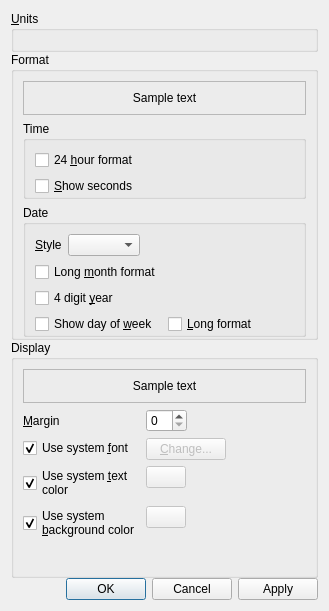
<?xml version="1.0" encoding="UTF-8"?>
<ui version="4.0">
 <class>INFORMATIONOPTIONSDIALOGUI_C</class>
 <widget class="QDialog" name="INFORMATIONOPTIONSDIALOGUI_C">
  <property name="geometry">
   <rect>
    <x>0</x>
    <y>0</y>
    <width>329</width>
    <height>611</height>
   </rect>
  </property>
  <property name="sizePolicy">
   <sizepolicy hsizetype="Preferred" vsizetype="Fixed">
    <horstretch>0</horstretch>
    <verstretch>0</verstretch>
   </sizepolicy>
  </property>
  <property name="windowTitle">
   <string>Information Options</string>
  </property>
  <property name="windowIcon">
   <iconset resource="../resources/moonphaseqt.qrc">
    <normaloff>:/MoonPhaseQtIcon</normaloff>:/MoonPhaseQtIcon</iconset>
  </property>
  <layout class="QVBoxLayout" name="verticalLayout_3">
   <property name="spacing">
    <number>0</number>
   </property>
   <item>
    <widget class="QGroupBox" name="m_pUnitsGroupBox">
     <property name="sizePolicy">
      <sizepolicy hsizetype="Preferred" vsizetype="Fixed">
       <horstretch>0</horstretch>
       <verstretch>0</verstretch>
      </sizepolicy>
     </property>
     <property name="title">
      <string>&amp;Units</string>
     </property>
     <layout class="QVBoxLayout" name="m_pUnitsVLayout"/>
    </widget>
   </item>
   <item>
    <widget class="QGroupBox" name="m_pFormatGroupBox">
     <property name="sizePolicy">
      <sizepolicy hsizetype="Preferred" vsizetype="Fixed">
       <horstretch>0</horstretch>
       <verstretch>0</verstretch>
      </sizepolicy>
     </property>
     <property name="title">
      <string>Format</string>
     </property>
     <layout class="QVBoxLayout" name="m_pFormatVLayout">
      <property name="bottomMargin">
       <number>0</number>
      </property>
      <item>
       <widget class="QFrame" name="m_pFormatSampleTextFrame">
        <property name="sizePolicy">
         <sizepolicy hsizetype="Preferred" vsizetype="Fixed">
          <horstretch>0</horstretch>
          <verstretch>0</verstretch>
         </sizepolicy>
        </property>
        <property name="frameShape">
         <enum>QFrame::StyledPanel</enum>
        </property>
        <property name="frameShadow">
         <enum>QFrame::Raised</enum>
        </property>
        <layout class="QGridLayout" name="gridLayout_3">
         <item row="0" column="0">
          <widget class="QLabel" name="m_pFormatSampleTextLabel">
           <property name="text">
            <string>Sample text</string>
           </property>
           <property name="alignment">
            <set>Qt::AlignCenter</set>
           </property>
          </widget>
         </item>
        </layout>
       </widget>
      </item>
      <item>
       <widget class="QGroupBox" name="m_pTimeGroupBox">
        <property name="title">
         <string>Time</string>
        </property>
        <layout class="QVBoxLayout" name="verticalLayout_2">
         <property name="bottomMargin">
          <number>0</number>
         </property>
         <item>
          <widget class="QCheckBox" name="m_p24HourFormatCheckBox">
           <property name="text">
            <string>24 &amp;hour format</string>
           </property>
          </widget>
         </item>
         <item>
          <widget class="QCheckBox" name="m_pShowSecondsCheckBox">
           <property name="text">
            <string>&amp;Show seconds</string>
           </property>
          </widget>
         </item>
        </layout>
       </widget>
      </item>
      <item>
       <widget class="QGroupBox" name="m_pDateGroupBox">
        <property name="title">
         <string>Date</string>
        </property>
        <layout class="QVBoxLayout" name="m_pDateVLayout">
         <property name="bottomMargin">
          <number>0</number>
         </property>
         <item>
          <layout class="QFormLayout" name="m_pStyleFLayout">
           <item row="0" column="0">
            <widget class="QLabel" name="m_pStyleLabel">
             <property name="text">
              <string>&amp;Style</string>
             </property>
             <property name="buddy">
              <cstring>m_pStyleComboBox</cstring>
             </property>
            </widget>
           </item>
           <item row="0" column="1">
            <widget class="QComboBox" name="m_pStyleComboBox">
             <property name="sizePolicy">
              <sizepolicy hsizetype="Fixed" vsizetype="Fixed">
               <horstretch>0</horstretch>
               <verstretch>0</verstretch>
              </sizepolicy>
             </property>
            </widget>
           </item>
          </layout>
         </item>
         <item>
          <layout class="QFormLayout" name="formLayout">
           <item row="1" column="0">
            <widget class="QCheckBox" name="m_pLongMonthFormatCheckBox">
             <property name="text">
              <string>Long &amp;month format</string>
             </property>
            </widget>
           </item>
           <item row="3" column="0">
            <widget class="QCheckBox" name="m_pShowDayOfWeekCheckBox">
             <property name="text">
              <string>Show day of &amp;week</string>
             </property>
            </widget>
           </item>
           <item row="3" column="1">
            <widget class="QCheckBox" name="m_pLongDayOfWeekFormatCheckBox">
             <property name="enabled">
              <bool>true</bool>
             </property>
             <property name="text">
              <string>&amp;Long format</string>
             </property>
            </widget>
           </item>
           <item row="2" column="0">
            <widget class="QCheckBox" name="m_p4DigitYearCheckBox">
             <property name="text">
              <string>4 digit &amp;year</string>
             </property>
            </widget>
           </item>
          </layout>
         </item>
        </layout>
       </widget>
      </item>
     </layout>
    </widget>
   </item>
   <item>
    <widget class="QGroupBox" name="m_pDisplayGroupBox">
     <property name="title">
      <string>Display</string>
     </property>
     <layout class="QVBoxLayout" name="m_pDisplayVLayout">
      <item>
       <widget class="QFrame" name="m_pDisplaySampleTextFrame">
        <property name="sizePolicy">
         <sizepolicy hsizetype="Preferred" vsizetype="Fixed">
          <horstretch>0</horstretch>
          <verstretch>0</verstretch>
         </sizepolicy>
        </property>
        <property name="frameShape">
         <enum>QFrame::StyledPanel</enum>
        </property>
        <property name="frameShadow">
         <enum>QFrame::Raised</enum>
        </property>
        <layout class="QGridLayout" name="gridLayout_2">
         <item row="0" column="0">
          <widget class="QLabel" name="m_pDisplaySampleTextLabel">
           <property name="text">
            <string>Sample text</string>
           </property>
           <property name="alignment">
            <set>Qt::AlignCenter</set>
           </property>
          </widget>
         </item>
        </layout>
       </widget>
      </item>
      <item>
       <layout class="QFormLayout" name="m_pColorFLayout">
        <property name="fieldGrowthPolicy">
         <enum>QFormLayout::FieldsStayAtSizeHint</enum>
        </property>
        <item row="2" column="1">
         <widget class="QwwColorButton" name="m_pTextColorButton">
          <property name="enabled">
           <bool>false</bool>
          </property>
          <property name="sizePolicy">
           <sizepolicy hsizetype="Fixed" vsizetype="Fixed">
            <horstretch>0</horstretch>
            <verstretch>0</verstretch>
           </sizepolicy>
          </property>
          <property name="text">
           <string/>
          </property>
          <property name="showName">
           <bool>false</bool>
          </property>
         </widget>
        </item>
        <item row="3" column="1">
         <widget class="QwwColorButton" name="m_pBackgroundColorButton">
          <property name="enabled">
           <bool>false</bool>
          </property>
          <property name="sizePolicy">
           <sizepolicy hsizetype="Fixed" vsizetype="Fixed">
            <horstretch>0</horstretch>
            <verstretch>0</verstretch>
           </sizepolicy>
          </property>
          <property name="text">
           <string/>
          </property>
          <property name="showName">
           <bool>false</bool>
          </property>
         </widget>
        </item>
        <item row="2" column="0">
         <widget class="QCheckBox" name="m_pUseSystemTextColorCheckBox">
          <property name="text">
           <string>Use system &amp;text
color</string>
          </property>
          <property name="checked">
           <bool>true</bool>
          </property>
         </widget>
        </item>
        <item row="3" column="0">
         <widget class="QCheckBox" name="m_pUseSystemBackgroundColorCheckBox">
          <property name="text">
           <string>Use system
&amp;background color</string>
          </property>
          <property name="checked">
           <bool>true</bool>
          </property>
         </widget>
        </item>
        <item row="1" column="0">
         <widget class="QCheckBox" name="m_pUseSystemFontCheckBox">
          <property name="text">
           <string>Use system &amp;font</string>
          </property>
          <property name="checked">
           <bool>true</bool>
          </property>
         </widget>
        </item>
        <item row="1" column="1">
         <widget class="QPushButton" name="m_pChangeFontButton">
          <property name="enabled">
           <bool>false</bool>
          </property>
          <property name="sizePolicy">
           <sizepolicy hsizetype="Fixed" vsizetype="Fixed">
            <horstretch>0</horstretch>
            <verstretch>0</verstretch>
           </sizepolicy>
          </property>
          <property name="text">
           <string>&amp;Change...</string>
          </property>
         </widget>
        </item>
        <item row="0" column="0">
         <widget class="QLabel" name="m_pMarginLabel">
          <property name="text">
           <string>&amp;Margin</string>
          </property>
          <property name="buddy">
           <cstring>m_pMarginSpinBox</cstring>
          </property>
         </widget>
        </item>
        <item row="0" column="1">
         <widget class="QSpinBox" name="m_pMarginSpinBox">
          <property name="sizePolicy">
           <sizepolicy hsizetype="Minimum" vsizetype="Fixed">
            <horstretch>0</horstretch>
            <verstretch>0</verstretch>
           </sizepolicy>
          </property>
         </widget>
        </item>
       </layout>
      </item>
     </layout>
    </widget>
   </item>
   <item>
    <widget class="QDialogButtonBox" name="m_pButtonBox">
     <property name="orientation">
      <enum>Qt::Horizontal</enum>
     </property>
     <property name="standardButtons">
      <set>QDialogButtonBox::Apply|QDialogButtonBox::Cancel|QDialogButtonBox::Ok</set>
     </property>
    </widget>
   </item>
  </layout>
 </widget>
 <customwidgets>
  <customwidget>
   <class>QwwColorButton</class>
   <extends>QPushButton</extends>
   <header>qwwcolorbutton.h</header>
  </customwidget>
 </customwidgets>
 <resources>
  <include location="../resources/moonphaseqt.qrc"/>
 </resources>
 <connections>
  <connection>
   <sender>m_pChangeFontButton</sender>
   <signal>clicked()</signal>
   <receiver>INFORMATIONOPTIONSDIALOGUI_C</receiver>
   <slot>ChangeFontButtonClickedSlot()</slot>
   <hints>
    <hint type="sourcelabel">
     <x>253</x>
     <y>474</y>
    </hint>
    <hint type="destinationlabel">
     <x>251</x>
     <y>281</y>
    </hint>
   </hints>
  </connection>
  <connection>
   <sender>m_pTextColorButton</sender>
   <signal>colorPicked(QColor)</signal>
   <receiver>INFORMATIONOPTIONSDIALOGUI_C</receiver>
   <slot>TextColorPickedSlot(QColor)</slot>
   <hints>
    <hint type="sourcelabel">
     <x>212</x>
     <y>512</y>
    </hint>
    <hint type="destinationlabel">
     <x>264</x>
     <y>288</y>
    </hint>
   </hints>
  </connection>
  <connection>
   <sender>m_pBackgroundColorButton</sender>
   <signal>colorPicked(QColor)</signal>
   <receiver>INFORMATIONOPTIONSDIALOGUI_C</receiver>
   <slot>BackgroundColorPickedSlot(QColor)</slot>
   <hints>
    <hint type="sourcelabel">
     <x>212</x>
     <y>556</y>
    </hint>
    <hint type="destinationlabel">
     <x>242</x>
     <y>288</y>
    </hint>
   </hints>
  </connection>
  <connection>
   <sender>m_pButtonBox</sender>
   <signal>clicked(QAbstractButton*)</signal>
   <receiver>INFORMATIONOPTIONSDIALOGUI_C</receiver>
   <slot>ButtonBoxButtonClickedSlot(QAbstractButton*)</slot>
   <hints>
    <hint type="sourcelabel">
     <x>160</x>
     <y>601</y>
    </hint>
    <hint type="destinationlabel">
     <x>142</x>
     <y>160</y>
    </hint>
   </hints>
  </connection>
  <connection>
   <sender>m_p24HourFormatCheckBox</sender>
   <signal>clicked()</signal>
   <receiver>INFORMATIONOPTIONSDIALOGUI_C</receiver>
   <slot>OptionChangedSlot()</slot>
   <hints>
    <hint type="sourcelabel">
     <x>172</x>
     <y>148</y>
    </hint>
    <hint type="destinationlabel">
     <x>164</x>
     <y>305</y>
    </hint>
   </hints>
  </connection>
  <connection>
   <sender>m_pShowSecondsCheckBox</sender>
   <signal>clicked()</signal>
   <receiver>INFORMATIONOPTIONSDIALOGUI_C</receiver>
   <slot>OptionChangedSlot()</slot>
   <hints>
    <hint type="sourcelabel">
     <x>172</x>
     <y>176</y>
    </hint>
    <hint type="destinationlabel">
     <x>164</x>
     <y>305</y>
    </hint>
   </hints>
  </connection>
  <connection>
   <sender>m_pStyleComboBox</sender>
   <signal>currentIndexChanged(int)</signal>
   <receiver>INFORMATIONOPTIONSDIALOGUI_C</receiver>
   <slot>OptionChangedSlot()</slot>
   <hints>
    <hint type="sourcelabel">
     <x>117</x>
     <y>235</y>
    </hint>
    <hint type="destinationlabel">
     <x>164</x>
     <y>305</y>
    </hint>
   </hints>
  </connection>
  <connection>
   <sender>m_pLongMonthFormatCheckBox</sender>
   <signal>clicked()</signal>
   <receiver>INFORMATIONOPTIONSDIALOGUI_C</receiver>
   <slot>OptionChangedSlot()</slot>
   <hints>
    <hint type="sourcelabel">
     <x>117</x>
     <y>273</y>
    </hint>
    <hint type="destinationlabel">
     <x>164</x>
     <y>305</y>
    </hint>
   </hints>
  </connection>
  <connection>
   <sender>m_p4DigitYearCheckBox</sender>
   <signal>clicked()</signal>
   <receiver>INFORMATIONOPTIONSDIALOGUI_C</receiver>
   <slot>OptionChangedSlot()</slot>
   <hints>
    <hint type="sourcelabel">
     <x>92</x>
     <y>301</y>
    </hint>
    <hint type="destinationlabel">
     <x>164</x>
     <y>305</y>
    </hint>
   </hints>
  </connection>
  <connection>
   <sender>m_pShowDayOfWeekCheckBox</sender>
   <signal>clicked()</signal>
   <receiver>INFORMATIONOPTIONSDIALOGUI_C</receiver>
   <slot>OptionChangedSlot()</slot>
   <hints>
    <hint type="sourcelabel">
     <x>112</x>
     <y>329</y>
    </hint>
    <hint type="destinationlabel">
     <x>164</x>
     <y>305</y>
    </hint>
   </hints>
  </connection>
  <connection>
   <sender>m_pLongDayOfWeekFormatCheckBox</sender>
   <signal>clicked()</signal>
   <receiver>INFORMATIONOPTIONSDIALOGUI_C</receiver>
   <slot>OptionChangedSlot()</slot>
   <hints>
    <hint type="sourcelabel">
     <x>248</x>
     <y>329</y>
    </hint>
    <hint type="destinationlabel">
     <x>164</x>
     <y>305</y>
    </hint>
   </hints>
  </connection>
  <connection>
   <sender>m_pMarginSpinBox</sender>
   <signal>valueChanged(int)</signal>
   <receiver>INFORMATIONOPTIONSDIALOGUI_C</receiver>
   <slot>OptionChangedSlot()</slot>
   <hints>
    <hint type="sourcelabel">
     <x>194</x>
     <y>428</y>
    </hint>
    <hint type="destinationlabel">
     <x>164</x>
     <y>305</y>
    </hint>
   </hints>
  </connection>
  <connection>
   <sender>m_pUseSystemFontCheckBox</sender>
   <signal>clicked()</signal>
   <receiver>INFORMATIONOPTIONSDIALOGUI_C</receiver>
   <slot>OptionChangedSlot()</slot>
   <hints>
    <hint type="sourcelabel">
     <x>89</x>
     <y>458</y>
    </hint>
    <hint type="destinationlabel">
     <x>164</x>
     <y>305</y>
    </hint>
   </hints>
  </connection>
  <connection>
   <sender>m_pUseSystemTextColorCheckBox</sender>
   <signal>clicked()</signal>
   <receiver>INFORMATIONOPTIONSDIALOGUI_C</receiver>
   <slot>OptionChangedSlot()</slot>
   <hints>
    <hint type="sourcelabel">
     <x>89</x>
     <y>499</y>
    </hint>
    <hint type="destinationlabel">
     <x>164</x>
     <y>305</y>
    </hint>
   </hints>
  </connection>
  <connection>
   <sender>m_pUseSystemBackgroundColorCheckBox</sender>
   <signal>clicked()</signal>
   <receiver>INFORMATIONOPTIONSDIALOGUI_C</receiver>
   <slot>OptionChangedSlot()</slot>
   <hints>
    <hint type="sourcelabel">
     <x>94</x>
     <y>543</y>
    </hint>
    <hint type="destinationlabel">
     <x>164</x>
     <y>305</y>
    </hint>
   </hints>
  </connection>
 </connections>
 <slots>
  <slot>ChangeFontButtonClickedSlot()</slot>
  <slot>BackgroundColorPickedSlot(QColor)</slot>
  <slot>TextColorPickedSlot(QColor)</slot>
  <slot>DisplayCheckBoxChangedSlot()</slot>
  <slot>MarginChangedSlot(int)</slot>
  <slot>ButtonBoxButtonClickedSlot(QAbstractButton*)</slot>
  <slot>FormatCheckBoxChangedSlot()</slot>
  <slot>DateStyleCurrentIndexChangedSlot(int)</slot>
  <slot>OptionChangedSlot()</slot>
 </slots>
</ui>
